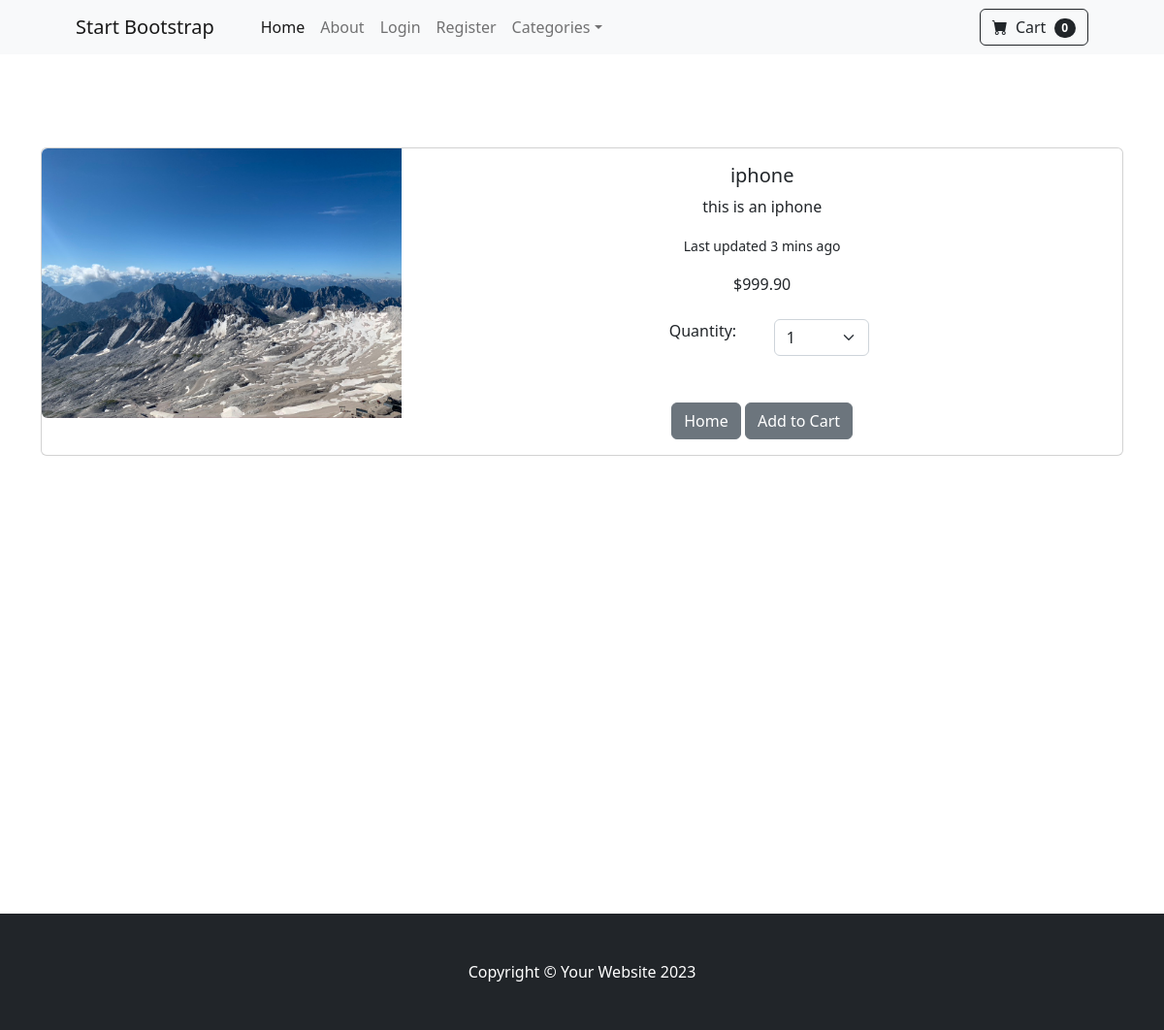
Page /product/1 on the committed database.
### store/models.py (models this page shows, shortened)
class Product(models.Model):
    name = models.CharField(max_length=50)
    price = models.DecimalField(max_digits=6, decimal_places=2, default=0)
    description = models.TextField(blank=True, null=True, max_length=250)
    category = models.ForeignKey(Category, on_delete=models.CASCADE, default=1)
    image = models.ImageField(upload_to='uploads/product/')
    on_sale = models.BooleanField(default=False)
    sale_price = models.DecimalField(max_digits=6, decimal_places=2, default=0)

### store/views.py (the view)
# urls.py: path('product/<int:pk>', views.product, name='product'),
def product(request, pk):
    product = Product.objects.get(id=pk)
    return render(request, 'product.html', {'product': product})

### cart/cart.py (called while the page is built)
    def __len__(self):
        return len(self.cart)

### cart/context_processors.py (called while the page is built)
def cart(request):
    return {'cart': Cart(request)}

### store/templates/product.html (shortened to what this page needs)
{% extends 'base.html' %}
{% block content %}
<br/><br/><br/><br/>
    <div class="container">
<div class="card mb-3" >
  <div class="row g-0">
    <div class="col-md-4">
      <img src="{{ product.image.url }}" class="img-fluid rounded-start" alt="...">
    </div>
    <div class="col-md-8">
      <div class="card-body">
          <center>
        <h5 class="card-title">{{ product.name }}</h5>
        <p class="card-text">{{ product.description }}</p>
        <p class="card-text"><small class="text-body-secondary">Last updated 3 mins ago</small></p>
              {% if product.on_sale %}
                                   <strike>${{ product.price }}</strike>
                                      ${{ product.sale_price }}
              	{% else %}
                                ${{ product.price }}
              {% endif %}
          <br/><br/>
          <div class="row justify-content-center">
              <div class="col-md-2">Quantity:</div>
              <div class="col-md-2">
          <select class="form-select" id="qty-cart">
  <option value="1">1</option>
</select>
              </div>
              </div>
<br/><br/>
              <a href="{% url 'home' %} " class="btn btn-secondary">Home</a>
          <button type="button" value="{{ product.id }}" id="add-cart" class="btn btn-secondary">Add to Cart</button>
              </center>
      </div>
    </div>
  </div>
</div>
    </div>
    <br/><br/><br/><br/><br/><br/><br/><br/><br/><br/><br/><br/><br/><br/><br/><br/><br/><br/><br/>
{% endblock %}

### rows in the picture
Product: image (picture), name "iphone", description "this is an iphone", price "999.90"

### other values in the picture
{{ cart|length }} "0"
